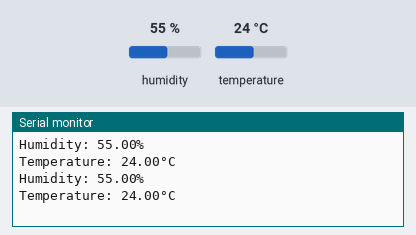
Recording of a sketch running on a simulated Arduino Uno, built with avr-gcc and run on an emulated ATmega328P. Parts: the last lines printed to the serial monitor. Inputs (shaded band) come from the test bench; at power-on: humidity 55 %, temperature 24 °C.

Above: at 3.8 s.
3.9 s: humidity set to 22 %
At 7.4 s:
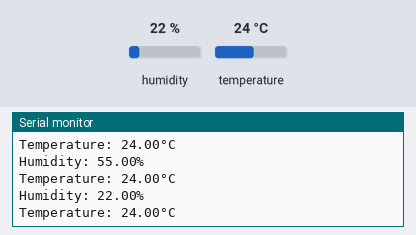
7.8 s: temperature set to 12 °C
At 9.5 s:
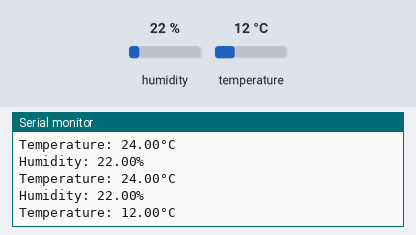
11.7 s: humidity set to 40 %
At 12.7 s:
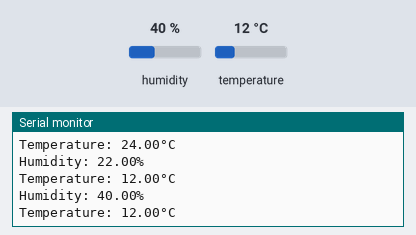
Timing chart, 0 to 14.7 s (numbered marks = the images above; inputs shaded):
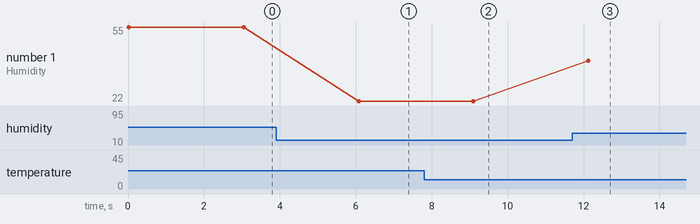

The sketch:

00-Control.ino
```cpp
#include "DHT.h"
#define DHTType DHT11
int DHTPIN = 5; //d1 pin

DHT dht(DHTPIN,DHTType,15);

void setup() {
  Serial.begin(9600);
  dht.begin();
}

void loop() {
  float h = dht.readHumidity();
  float t = dht.readTemperature();
  String data = "";
  data += "Humidity: " + String(h) + "%\r\n";
  data += "Temperature: " + String(t) + "°C\r\n";
  Serial.println(data);

  delay(3 * 1000);//3 seconds wait
}
```

Measured:
- after the input at 3.9 s, the serial monitor: prints a new line after 2.2 s (image 1)
- after the input at 7.8 s, the serial monitor: prints a new line after 1.3 s (image 2)
- after the input at 11.7 s, the serial monitor: prints a new line after 0.42 s (image 3)
- plotted number 1: 55 → 22 after the input at 3.9 s, 22 → 40 after the input at 11.7 s
